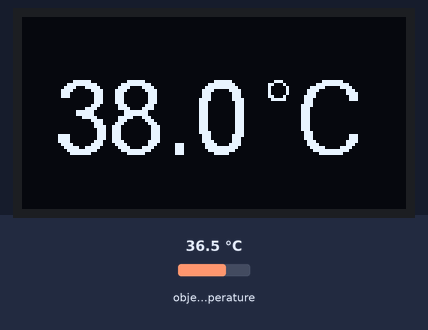
Bench run of a sketch on a simulated Arduino Uno, built with avr-gcc and run on an emulated ATmega328P. Parts: 128×64 one-colour display. The inputs (shaded band) are chosen by the test bench; at power-on: object temperature 36.5 °C.

Above: at 1.2 s.
1.3 s: object temperature set to 20 °C
At 2.1 s:
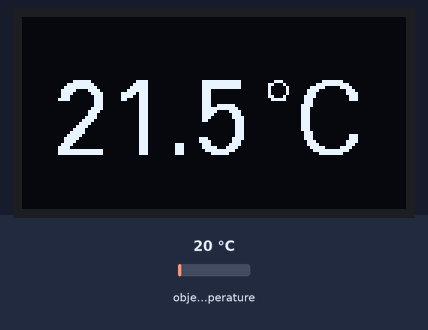
2.9 s: object temperature set to 26 °C
At 3.8 s:
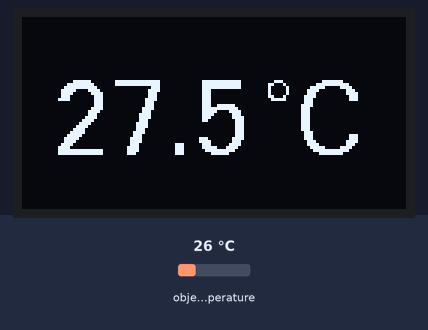
4.6 s: object temperature set to 32 °C
At 5.4 s:
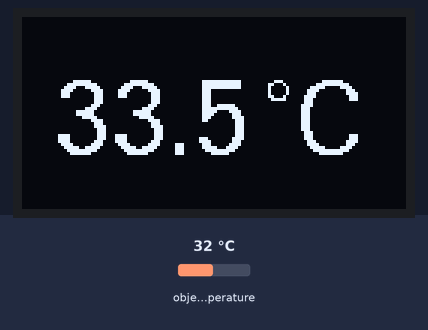
Timing chart, 0 to 7.6 s (numbered marks = the images above; inputs shaded):
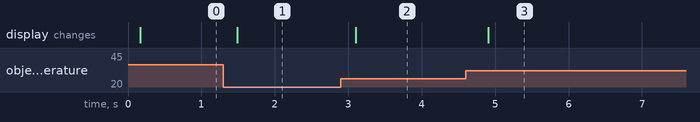

Measured:
- after the input at 1.3 s, the display: changes after 0.19 s (image 1)
- after the input at 2.9 s, the display: changes after 0.20 s (image 2)
- after the input at 4.6 s, the display: changes after 0.31 s (image 3)

The sketch:

practice_mlx90614_print.ino
```cpp
/*
 * Reference: https://create.arduino.cc/projecthub/SurtrTech/contactless-temperature-sensor-mlx90614-1e7bc7
 */
#include <Wire.h>
#include <Adafruit_MLX90614.h>
#include "U8glib.h"

Adafruit_MLX90614 mlx = Adafruit_MLX90614();
U8GLIB_SH1106_128X64 u8g(U8G_I2C_OPT_NONE); // I2C / TWI

void setup() {
  // put your setup code here, to run once:
  mlx.begin();  // 開始抓溫度
}

void loop() {
  // put your main code here, to run repeatedly:
  float temperature = mlx.readObjectTempC() + 1.45;

  u8g.firstPage();
  do{
    u8g.setFont(u8g_font_fur25);
    u8g.setPrintPos(10, 46);
    u8g.print(temperature, 1);
    u8g.drawStr(80, 46, "\260C"); // "\260C" => 度c
  } while (u8g.nextPage());
}
```
